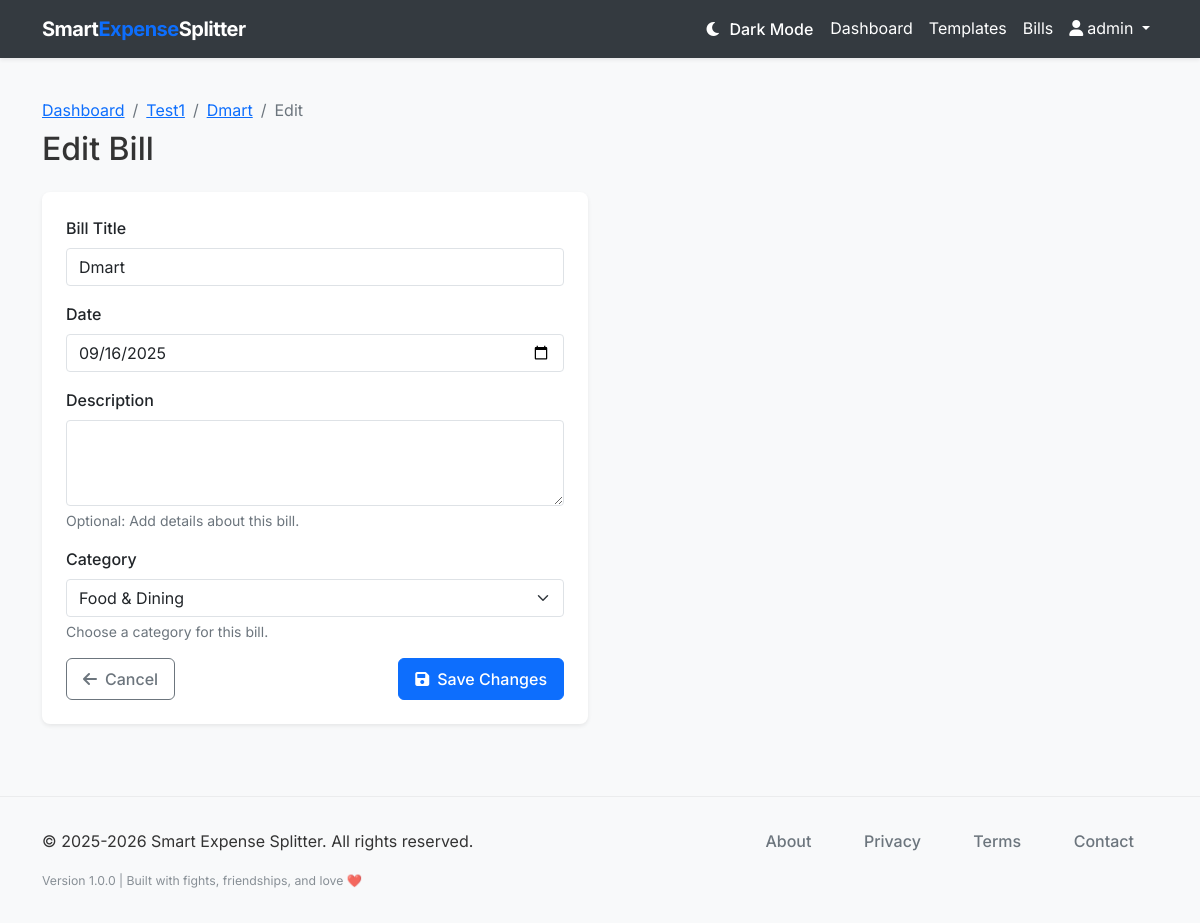
The page /bill/1/edit (signed in) on the database its author committed.
### models.py (models this page shows, shortened)
class User(db.Model, UserMixin):
    __tablename__ = 'users'
    id = db.Column(db.Integer, primary_key=True)
    username = db.Column(db.String(64), unique=True, nullable=False)
    email = db.Column(db.String(120), unique=True, nullable=False)
    password_hash = db.Column(db.String(128), nullable=False)
    created_at = db.Column(db.DateTime, default=datetime.utcnow)
    groups = db.relationship('Group', back_populates='user', cascade='all, delete-orphan')
    bill_templates = db.relationship('BillTemplate', back_populates='user', cascade='all, delete-orphan')

class Group(db.Model):
    __tablename__ = 'groups'
    id = db.Column(db.Integer, primary_key=True)
    name = db.Column(db.String(100), nullable=False)
    description = db.Column(db.String(255))
    created_at = db.Column(db.DateTime, default=datetime.utcnow)
    user_id = db.Column(db.Integer, db.ForeignKey('users.id'), nullable=False)
    user = db.relationship('User', back_populates='groups')
    members = db.relationship('Member', back_populates='group', cascade='all, delete-orphan')
    bills = db.relationship('Bill', back_populates='group', cascade='all, delete-orphan')

class Bill(db.Model):
    __tablename__ = 'bills'
    id = db.Column(db.Integer, primary_key=True)
    title = db.Column(db.String(100), nullable=False)
    description = db.Column(db.String(255))
    date = db.Column(db.Date, default=datetime.utcnow().date)
    category = db.Column(db.String(50), default='Other')
    group_id = db.Column(db.Integer, db.ForeignKey('groups.id'), nullable=False)
    created_at = db.Column(db.DateTime, default=datetime.utcnow)
    group = db.relationship('Group', back_populates='bills')
    products = db.relationship('Product', back_populates='bill', cascade='all, delete-orphan')

### routes.py (the view, shortened to what this page needs)
@app.route('/bill/<int:bill_id>/edit', methods=['GET', 'POST'])
@login_required
def edit_bill(bill_id):
    bill = Bill.query.get_or_404(bill_id)
    if bill.group.user_id != current_user.id:
        flash('You do not have permission to edit this bill.', 'danger')
        return redirect(url_for('dashboard'))
    form = BillForm(obj=bill)
    return render_template('edit_bill.html', title='Edit Bill', form=form, bill=bill)

### forms.py
class BillForm(FlaskForm):
    title = StringField('Bill Title', validators=[DataRequired(), Length(max=100)])
    description = TextAreaField('Description', validators=[Optional(), Length(max=255)])
    date = DateField('Date', format='%Y-%m-%d', validators=[DataRequired()])
    category = SelectField('Category', choices=[
        ('Food & Dining', 'Food & Dining'),
        ('Transportation', 'Transportation'),
        ('Entertainment', 'Entertainment'),
        ('Shopping', 'Shopping'),
        ('Travel', 'Travel'),
        ('Utilities', 'Utilities'),
        ('Healthcare', 'Healthcare'),
        ('Education', 'Education'),
        ('Business', 'Business'),
        ('Other', 'Other')
    ], validators=[DataRequired()], default='Other')
    submit = SubmitField('Create Bill')

### smart_expense_splitter.py (called while the page is built)
@login_manager.user_loader
def load_user(user_id):
    from models import User
    return User.query.get(int(user_id))

### templates/edit_bill.html (shortened to what this page needs)
{% extends "layout.html" %}
{% block content %}
<div class="d-flex justify-content-between align-items-center mb-4">
    <div>
        <nav aria-label="breadcrumb">
            <ol class="breadcrumb mb-0">
                <li class="breadcrumb-item"><a href="{{ url_for('dashboard') }}">Dashboard</a></li>
                <li class="breadcrumb-item"><a href="{{ url_for('group_detail', group_id=bill.group.id) }}">{{ bill.group.name }}</a></li>
                <li class="breadcrumb-item"><a href="{{ url_for('bill_detail', bill_id=bill.id) }}">{{ bill.title }}</a></li>
                <li class="breadcrumb-item active">Edit</li>
            </ol>
        </nav>
        <h1 class="h2 mt-2 mb-0">Edit Bill</h1>
    </div>
</div>
<div class="row">
    <div class="col-md-8 col-lg-6">
        <div class="card border-0 shadow-sm">
            <div class="card-body p-4">
                <form method="POST" action="{{ url_for('edit_bill', bill_id=bill.id) }}">
                    <div class="mb-3">
                        {{ form.title.label(class="form-label") }}
                        {{ form.title(class="form-control" + (" is-invalid" if form.title.errors else "")) }}
                    </div>
                    <div class="mb-3">
                        {{ form.date.label(class="form-label") }}
                        {{ form.date(class="form-control" + (" is-invalid" if form.date.errors else ""), type="date") }}
                    </div>
                    <div class="mb-3">
                        {{ form.description.label(class="form-label") }}
                        {{ form.description(class="form-control" + (" is-invalid" if form.description.errors else ""), rows=3) }}
                        <div class="form-text">Optional: Add details about this bill.</div>
                    </div>
                    <div class="mb-3">
                        {{ form.category.label(class="form-label") }}
                        {{ form.category(class="form-select" + (" is-invalid" if form.category.errors else "")) }}
                        <div class="form-text">Choose a category for this bill.</div>
                    </div>
                    <div class="d-flex justify-content-between">
                        <a href="{{ url_for('bill_detail', bill_id=bill.id) }}" class="btn btn-outline-secondary">
                            <i class="fas fa-arrow-left me-2"></i>Cancel
                        </a>
                        <button type="submit" class="btn btn-primary">
                            <i class="fas fa-save me-2"></i>Save Changes
                        </button>
                    </div>
                </form>
            </div>
        </div>
    </div>
</div>
{% endblock %}

### templates/layout.html (shortened to what this page needs)
<!DOCTYPE html>
<html lang="en">
<head>
    <link href="https://cdn.jsdelivr.net/npm/bootstrap@5.1.3/dist/css/bootstrap.min.css" rel="stylesheet">
    <link rel="stylesheet" href="https://cdnjs.cloudflare.com/ajax/libs/font-awesome/6.0.0/css/all.min.css">
    <link rel="stylesheet" href="{{ url_for('static', filename='css/style.css') }}">
</head>
<body>
    <nav class="navbar navbar-expand-lg navbar-light bg-white shadow-sm">
        <div class="container">
            <a class="navbar-brand" href="{{ url_for('index') }}">Smart<span>Expense</span>Splitter</a>
            <div class="collapse navbar-collapse" id="navbarNav">
                <ul class="navbar-nav ms-auto">
                    {% if current_user.is_authenticated %}
                    <li class="nav-item">
                        <button class="btn btn-link nav-link" id="darkModeToggle" title="Toggle Dark Mode">
                        </button>
                    </li>
                    <li class="nav-item">
                        <a class="nav-link" href="{{ url_for('dashboard') }}">Dashboard</a>
                    </li>
                    <li class="nav-item">
                                <a class="nav-link" href="{{ url_for('bill_templates') }}">Templates</a>
                            </li>
                            <li class="nav-item">
                                <a class="nav-link" href="{{ url_for('bills') }}">Bills</a>
                            </li>
                    <li class="nav-item dropdown">
                        <a class="nav-link dropdown-toggle" href="#" id="navbarDropdown" role="button" data-bs-toggle="dropdown" aria-expanded="false">
                            <i class="fas fa-user me-1"></i>{{ current_user.username }}
                        </a>
                    </li>
                    {% endif %}
                </ul>
            </div>
        </div>
    </nav>
    <main class="container py-4">
        {% block content %}{% endblock %}
    </main>
    <footer class="footer" role="contentinfo" aria-label="Site footer">
        <div class="container">
            <div class="row">
                <div class="col-md-6" role="region" aria-labelledby="copyright-heading">
                    <p class="mb-0" itemprop="copyrightNotice">&copy; 2025-2026 Smart Expense Splitter. All rights reserved.</p>
                </div>
                <div class="col-md-6 text-md-end" role="region" aria-labelledby="footer-nav-heading">
                    <nav class="footer-links" aria-label="Legal and company information">
                        <ul class="list-inline mb-0" role="list">
                            <li class="list-inline-item" role="listitem">
                                <a href="{{ url_for('about') }}" aria-label="Learn more about Smart Expense Splitter company and mission"
                                   class="text-decoration-none" rel="noopener noreferrer">About</a>
                            </li>
                            <li class="list-inline-item" role="listitem">
                                <a href="{{ url_for('privacy') }}" aria-label="Read our privacy policy and data protection practices"
                                   class="text-decoration-none" rel="noopener noreferrer">Privacy</a>
                            </li>
                            <li class="list-inline-item" role="listitem">
                                <a href="{{ url_for('terms') }}" aria-label="Review our terms of service and usage agreements"
                                   class="text-decoration-none" rel="noopener noreferrer">Terms</a>
                            </li>
                            <li class="list-inline-item" role="listitem">
                                <a href="{{ url_for('contact') }}" aria-label="Contact Smart Expense Splitter support team"
                                   class="text-decoration-none" rel="noopener noreferrer">Contact</a>
                            </li>
                        </ul>
                    </nav>
                </div>
            </div>
            <div class="row mt-3" role="region" aria-labelledby="footer-info-heading">
                <div class="col-12">
                    <div class="footer-info text-center text-md-start" aria-label="Application version and technical information">
                        <small class="text-muted" itemprop="version" aria-label="Application version 1.0.0">
                            Version 1.0.0 | Built with fights, friendships, and love ❤️
                        </small>
                    </div>
                </div>
            </div>
        </div>
    </footer>
</body>
</html>

### static/css/style.css (style rules this page uses)
body { font-family: 'Inter', -apple-system, BlinkMacSystemFont, 'Segoe UI', Roboto, Oxygen, Ubuntu, Cantarell, 'Open Sans', 'Helvetica Neue', sans-serif; color: #333; background-color: #f8f9fa; }
.navbar-brand { font-weight: 700; letter-spacing: -0.5px; }
.navbar-brand span { color: #0d6efd; }
.btn { border-radius: 0.375rem; padding: 0.5rem 1rem; font-weight: 500; }
.btn-primary { background-color: #0d6efd; border-color: #0d6efd; }
.card { border-radius: 0.5rem; overflow: hidden; }
.form-label { font-weight: 500; }
.footer { background-color: #f8f9fa; padding: 2rem 0; margin-top: 3rem; border-top: 1px solid rgba(0, 0, 0, 0.05); }
.footer-links a { color: #6c757d; margin-right: 1.5rem; text-decoration: none; transition: color 0.2s ease-in-out; font-weight: 500; }
.footer-info { font-size: 0.875rem; opacity: 0.8; }
.footer-links ul { margin: 0; padding: 0; }
.footer-links .list-inline-item:not(:last-child) { margin-right: 1.5rem; }

### templates/layout.html (style rules this page uses)
:root { --bg-primary: #ffffff; --bg-secondary: #f8f9fa; --bg-card: #ffffff; --text-primary: #212529; --text-secondary: #6c757d; --border-color: #dee2e6; --navbar-bg: #343a40; --navbar-text: #ffffff; }
body { background-color: var(--bg-primary); color: var(--text-primary); transition: background-color 0.3s ease, color 0.3s ease; }
.navbar { background-color: var(--navbar-bg) !important; }
.navbar-brand, .navbar-nav .nav-link { color: var(--navbar-text) !important; }
.card { background-color: var(--bg-card); border-color: var(--border-color); color: var(--text-primary); }
.form-control, .form-select { background-color: var(--bg-card); border-color: var(--border-color); color: var(--text-primary); }

### rows shown on the page
User: username "admin"
Group: group.name "Test1"
Bill: title "Dmart", date "09/16/2025", category "Food & Dining"
